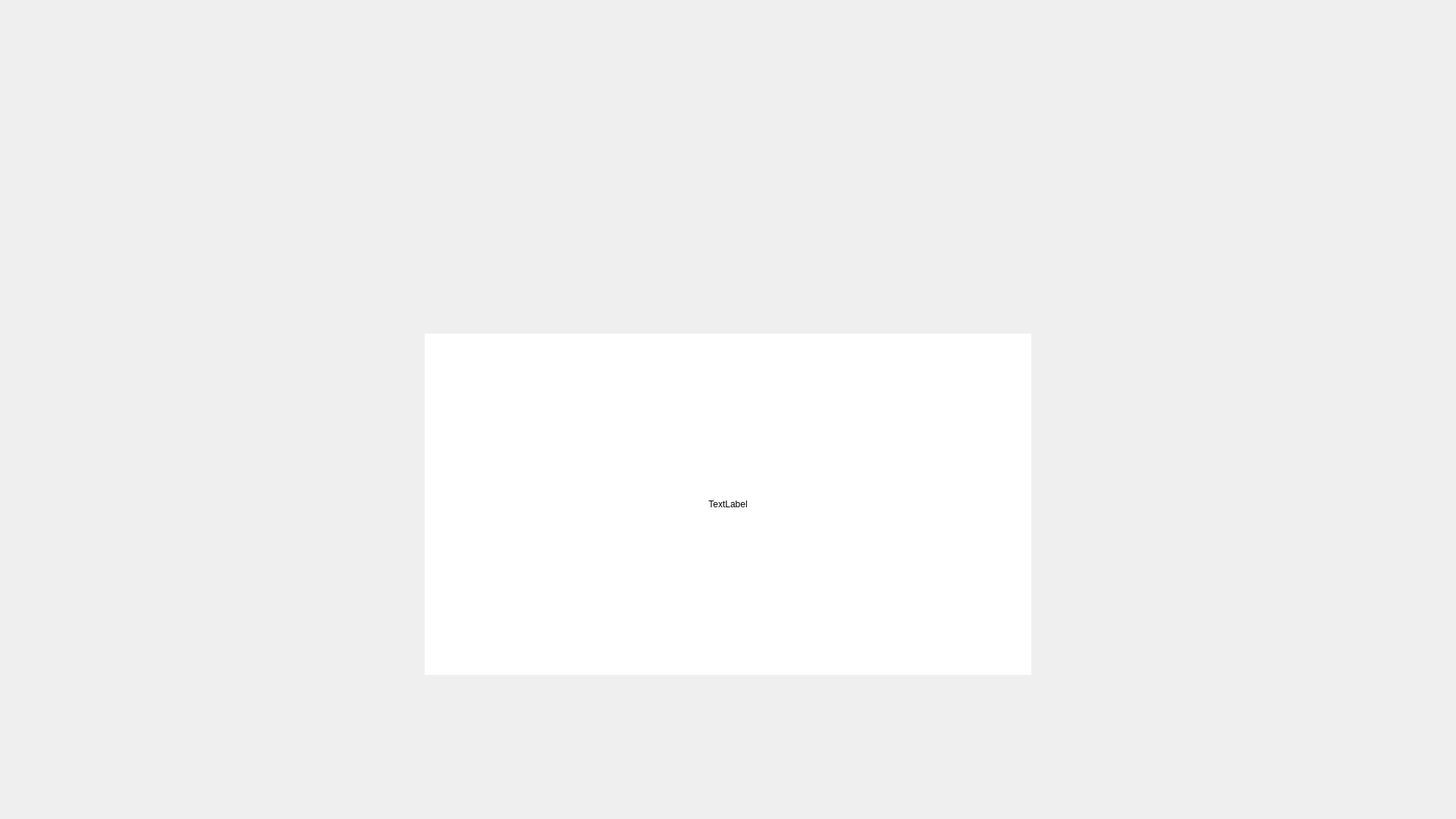
<?xml version="1.0" encoding="UTF-8"?>
<ui version="4.0">
 <class>Form</class>
 <widget class="QWidget" name="Form">
  <property name="geometry">
   <rect>
    <x>0</x>
    <y>0</y>
    <width>1920</width>
    <height>1080</height>
   </rect>
  </property>
  <property name="windowTitle">
   <string>Form</string>
  </property>
  <property name="styleSheet">
   <string notr="true"/>
  </property>
  <widget class="QLabel" name="avatar">
   <property name="geometry">
    <rect>
     <x>560</x>
     <y>440</y>
     <width>800</width>
     <height>450</height>
    </rect>
   </property>
   <property name="styleSheet">
    <string notr="true">background-color: white;</string>
   </property>
   <property name="text">
    <string>TextLabel</string>
   </property>
   <property name="alignment">
    <set>Qt::AlignCenter</set>
   </property>
  </widget>
  <widget class="QWidget" name="bg_pic" native="true">
   <property name="geometry">
    <rect>
     <x>0</x>
     <y>0</y>
     <width>1920</width>
     <height>1080</height>
    </rect>
   </property>
   <property name="styleSheet">
    <string notr="true">background-image: url(&quot;./assets/happy.webp&quot;);
background-repeat: no-repeat; 
background-position: center;
background-attachment: fixed;
background-size: 100px 100px;</string>
   </property>
  </widget>
  <zorder>bg_pic</zorder>
  <zorder>avatar</zorder>
 </widget>
 <resources/>
 <connections/>
</ui>
